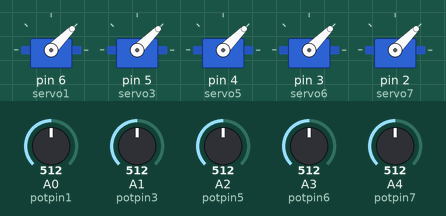
Simulated run of this sketch. Board: Arduino Uno, built with avr-gcc and run on an emulated ATmega328P. Shown: 5 × servo. The inputs (shaded band) are chosen by the test bench; at power-on: A0 (potpin1) = 512, A1 (potpin3) = 512, A2 (potpin5) = 512, A3 (potpin6) = 512, A4 (potpin7) = 512.

Above: at 1.2 s.
1.3 s: A0 (potpin1) set to 716
At 2.1 s:
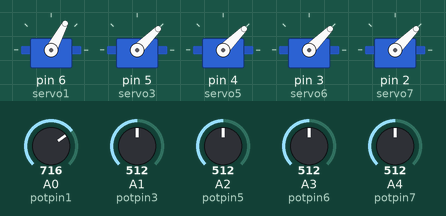
2.8 s: A1 (potpin3) set to 716
At 4.0 s:
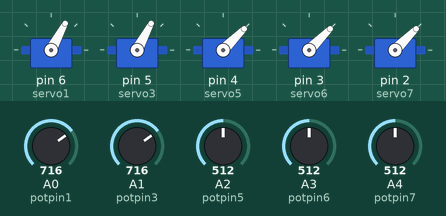
4.3 s: A2 (potpin5) set to 716
At 5.5 s:
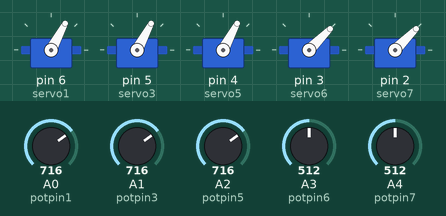
5.8 s: A3 (potpin6) set to 716
At 6.6 s:
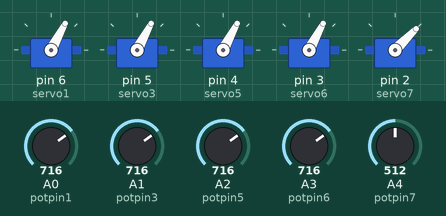
7.3 s: A4 (potpin7) set to 716
At 7.9 s:
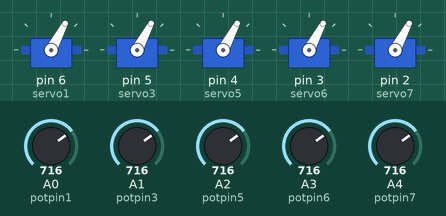
8.8 s: A0 (potpin1) set to 992
At 10.1 s:
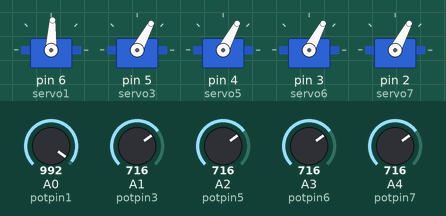
Timing chart, 0 to 11.3 s (numbered marks = the images above; inputs shaded):
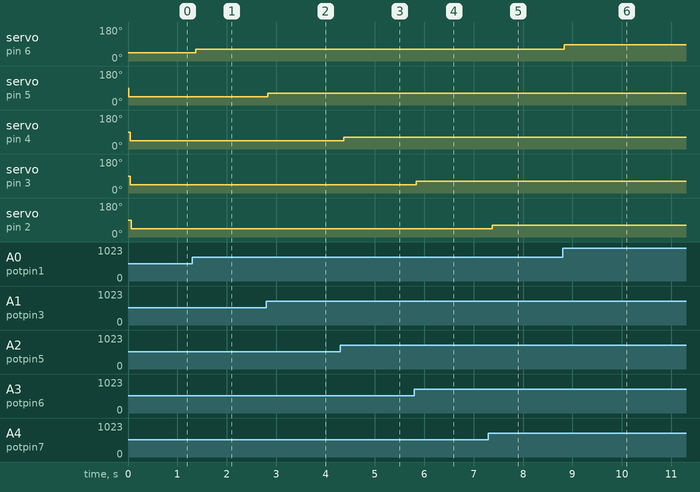

The sketch:

fabulous_jarv1.ino
```cpp
#include  <Servo.h>
Servo servo1;
Servo servo3;
Servo servo5;
Servo servo6;
Servo servo7;

int potpin1=A0;
int potpin3=A1;
int potpin5=A2;
int potpin6=A3;
int potpin7=A4;

int valpotpin1;
int valpotpin3;
int valpotpin5;
int valpotpin6;
int valpotpin7;

void setup()
{
servo1.attach(6);
servo3.attach(5);
servo5.attach(4);
servo6.attach(3);
servo7.attach(2);
}
void loop()
{
valpotpin1= analogRead (potpin1);
valpotpin1= map (valpotpin1, 0,1023,0,90);
servo1.write(valpotpin1);
delay(15);

valpotpin3= analogRead (potpin3);
valpotpin3= map (valpotpin3 ,  0 , 1023,  0, 90);
servo3.write(valpotpin3);
delay(15);

valpotpin5 = analogRead (potpin5);

valpotpin5= map (valpotpin5, 0,1023,0,90);
servo5.write(valpotpin5);
delay(15);

valpotpin6= analogRead (potpin6);
valpotpin6= map (valpotpin6, 0,1023,0,90);
servo6.write(valpotpin6);
delay(15);

valpotpin7= analogRead (potpin7);
valpotpin7= map (valpotpin7, 0,1023,0,90);
servo7.write(valpotpin7);
delay(15);

}
```

Measured:
- after the input at 1.3 s, servo on pin 6 (servo1): 45° → 62° after 0.07 s
- after the input at 2.8 s, servo on pin 5 (servo3): 45° → 62° at once
- after the input at 4.3 s, servo on pin 4 (servo5): 45° → 62° after 0.07 s
- after the input at 5.8 s, servo on pin 3 (servo6): 45° → 62° at once
- after the input at 7.3 s, servo on pin 2 (servo7): 45° → 62° after 0.07 s
- after the input at 8.8 s, servo on pin 6 (servo1): 62° → 87° at once
